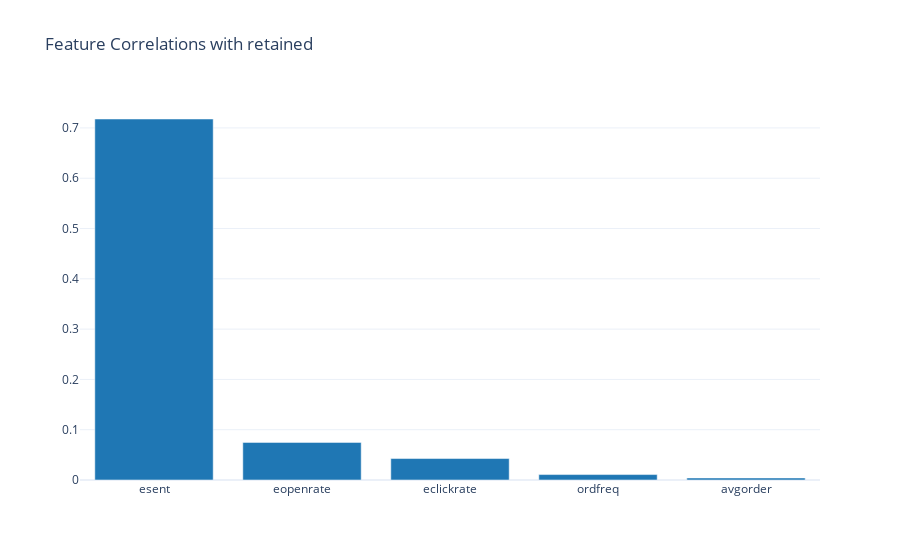

The cell this chart's notebook holds for it:
### Markdown cell above
## 4.5 Feature-Target Correlations

Features ranked by absolute correlation with the target variable.

**📖 Interpretation:**
- **Positive correlation**: Higher values = more likely retained
- **Negative correlation**: Higher values = more likely churned
- **|r| > 0.3**: Moderately predictive
- **|r| > 0.5**: Strongly predictive

### Code cell
if findings.target_column and findings.target_column in df.columns:
    target = findings.target_column
    feature_cols = [
        name for name, col in findings.columns.items()
        if col.inferred_type in [ColumnType.NUMERIC_CONTINUOUS, ColumnType.NUMERIC_DISCRETE]
        and name != target
        and name not in TEMPORAL_METADATA_COLS
    ]
    
    if feature_cols:
        correlations = []
        for col in feature_cols:
            corr = df[[col, target]].corr().iloc[0, 1]
            correlations.append({"Feature": col, "Correlation": corr})
        
        corr_df = pd.DataFrame(correlations).sort_values("Correlation", key=abs, ascending=False)
        
        fig = charts.bar_chart(
            corr_df["Feature"].tolist(),
            corr_df["Correlation"].tolist(),
            title=f"Feature Correlations with {target}"
        )
        display_figure(fig)
else:
    print("Target column not available for correlation analysis.")

### Figure 1 — Plotly figure (JSON) as saved in the notebook; plotly's stock layout.template omitted (floating-point values rounded to 4 significant figures)
{"data": [{"marker": {"color": "#1f77b4"}, "type": "bar", "x": ["esent", "eopenrate", "eclickrate", "ordfreq", "avgorder"], "y": [0.7177, 0.07479, 0.04266, 0.01079, 0.004015]}], "layout": {"title": {"text": "Feature Correlations with retained"}, "xaxis": {"title": {}}, "yaxis": {"title": {}}}}
